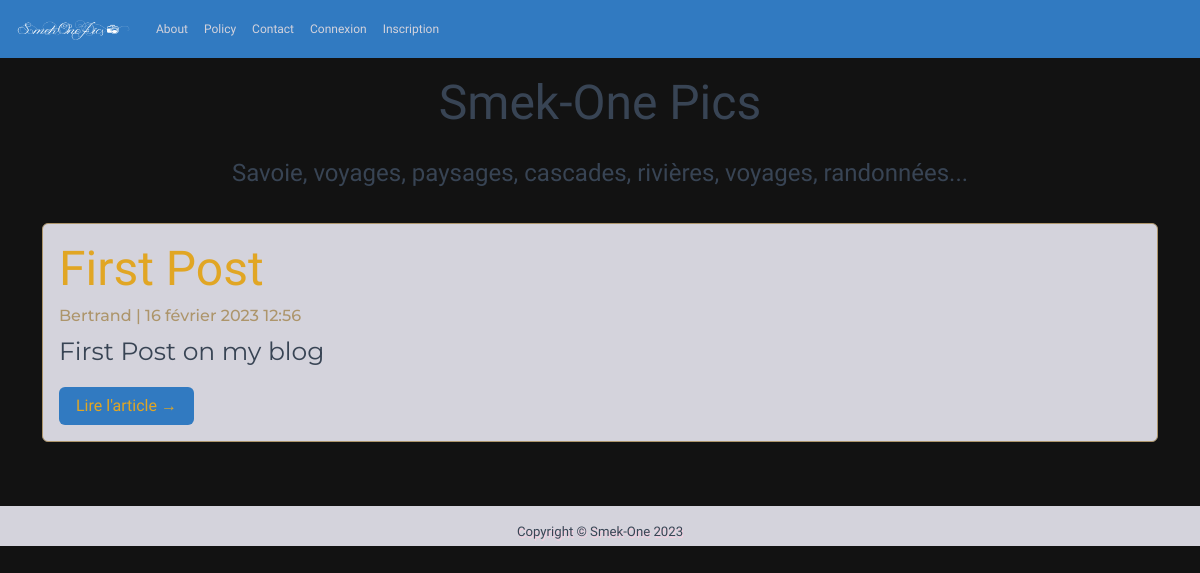
The app's page /, older data.
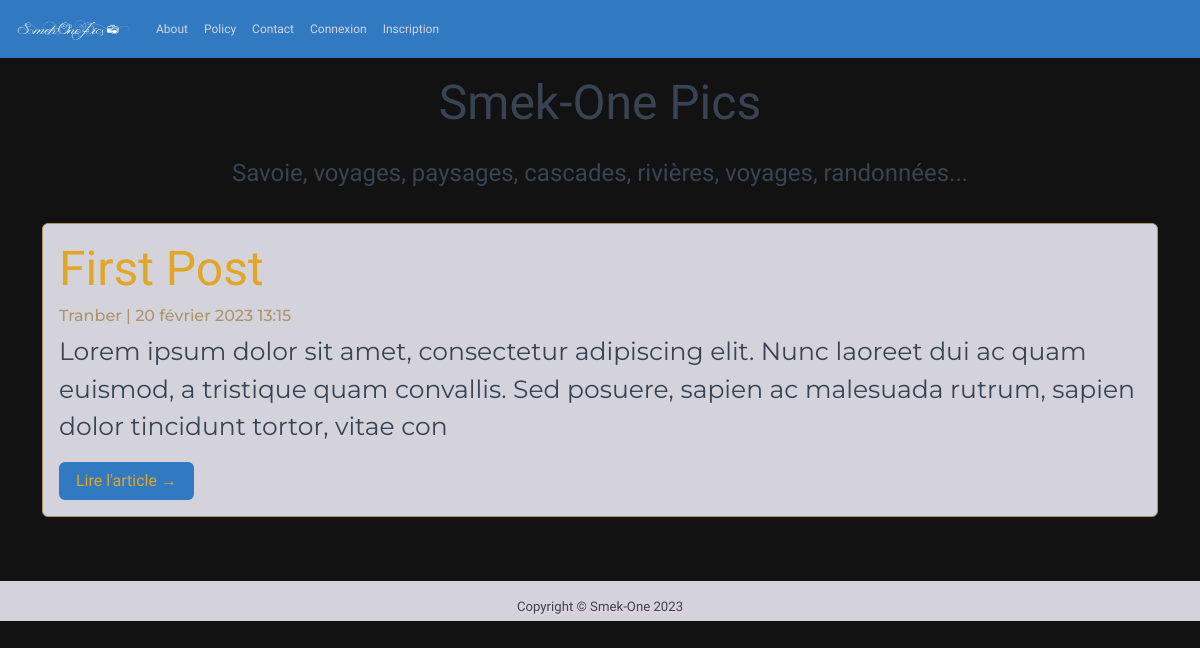
The same page, newer data.
### blog/models.py (models this page shows, shortened)
class Post(models.Model):
    title = models.CharField(max_length=200, unique=True)
    slug = models.SlugField(max_length=200, unique=True)
    author = models.ForeignKey(User, on_delete=models.CASCADE, related_name='blog_posts')
    updated_on = models.DateTimeField(auto_now=True)
    image1 = models.ImageField(upload_to="uploads/", null=True, blank=True)
    content = models.TextField(max_length=200)
    image2 = models.ImageField(upload_to="uploads/", null=True, blank=True)
    image3 = models.ImageField(upload_to="uploads/", null=True, blank=True)
    content2 = models.TextField(blank=True, max_length=200)
    image4 = models.ImageField(upload_to="uploads/", null=True, blank=True)
    image5 = models.ImageField(upload_to="uploads/", null=True, blank=True)
    created_on = models.DateTimeField(auto_now_add=True)
    status = models.IntegerField(choices=STATUS, default=0)
    class Meta:
        ordering = ['-created_on']

### blog/views.py (the view)
# urls.py: path('', views.PostList.as_view(), name='home'),
class PostList(generic.ListView):
    queryset = Post.objects.filter(status=1).order_by('-created_on')
    template_name = 'index.html'

### blog/templates/index.html (shortened to what this page needs)
{% extends "base.html" %}
{% load static %}
{% block content %}
<header class="masthead">
    <div class="container">
        <div class="row">
            <div class="col-md-12 text-center">
                <div class="site-heading">
                    <h2 class=" site-heading my-4 mt-3"> Smek-One Pics</h2>
                    <p class="fs-5">Savoie, voyages, paysages, cascades, rivières, voyages, randonnées...</p>
                </div>
            </div>
        </div>
    </div>
</header>
<div class="container">
    <div class="row">
        <div class="col-md-12 mt-3 center">
            {% for post in post_list %}
            <div class="card mb-4 border-black">
                <div class="card-body">
                    <h2 class="card-title">{{ post.title }}</h2>
                    <p class="card-text muted h6">{{ post.author }} | {{ post.created_on}} </p>
                    <p class="card-text">{{post.content|slice:":200" }}</p>
                    <a href="{% url 'post_detail' post.slug  %}" class="btn">Lire l'article &rarr;</a>
                </div>
            </div>
            {% endfor %}
        </div>
    </div>
</div>
{%endblock%}

Row changes from the older to the newer data that the page shows:
changed Post "First Post": author "Bertrand" → "Tranber"; created_on "16 février 2023 12:56" → "20 février 2023 13:15"; content "First Post on my blog" → "Lorem ipsum dolor sit amet, consectetur adipiscing elit. Nunc laoreet dui ac quam euismod, a tristique quam convallis. Sed posuere, sapien ac malesuada rutrum, sapien dolor tincidunt tortor, vitae con"
